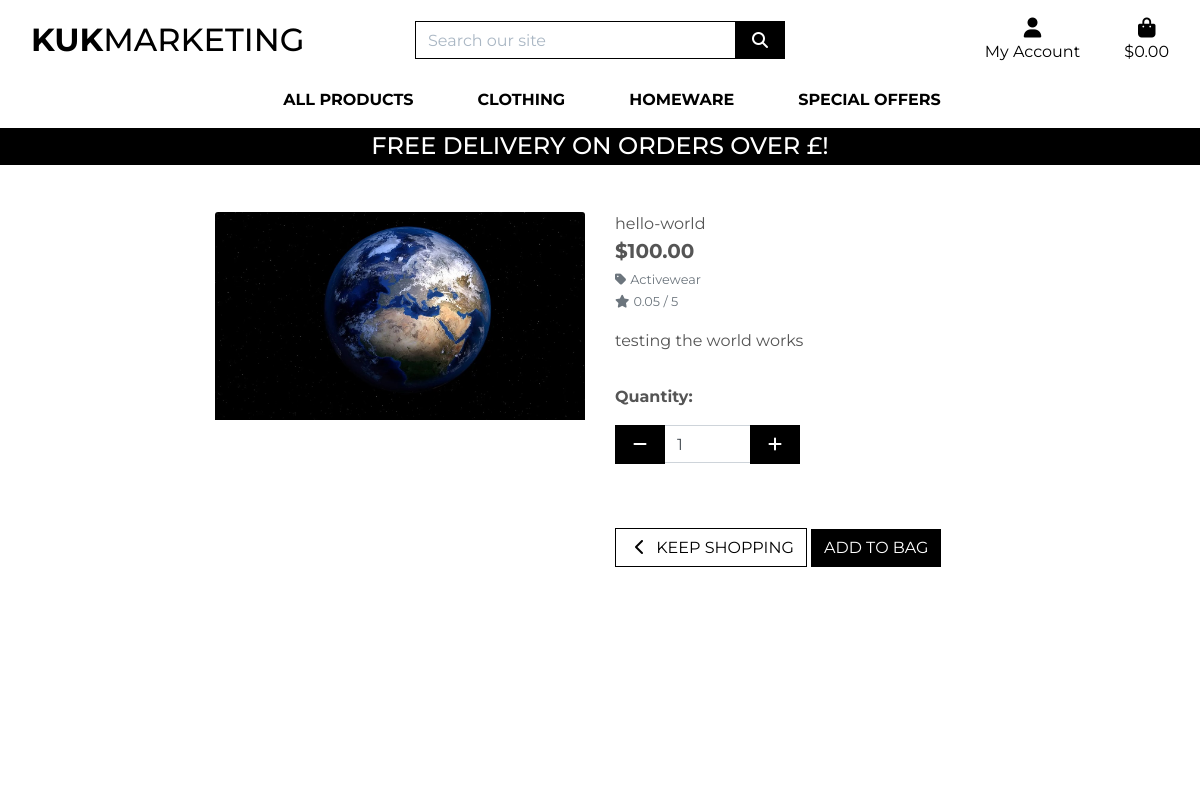
Page /products/187/ on the earlier database version.
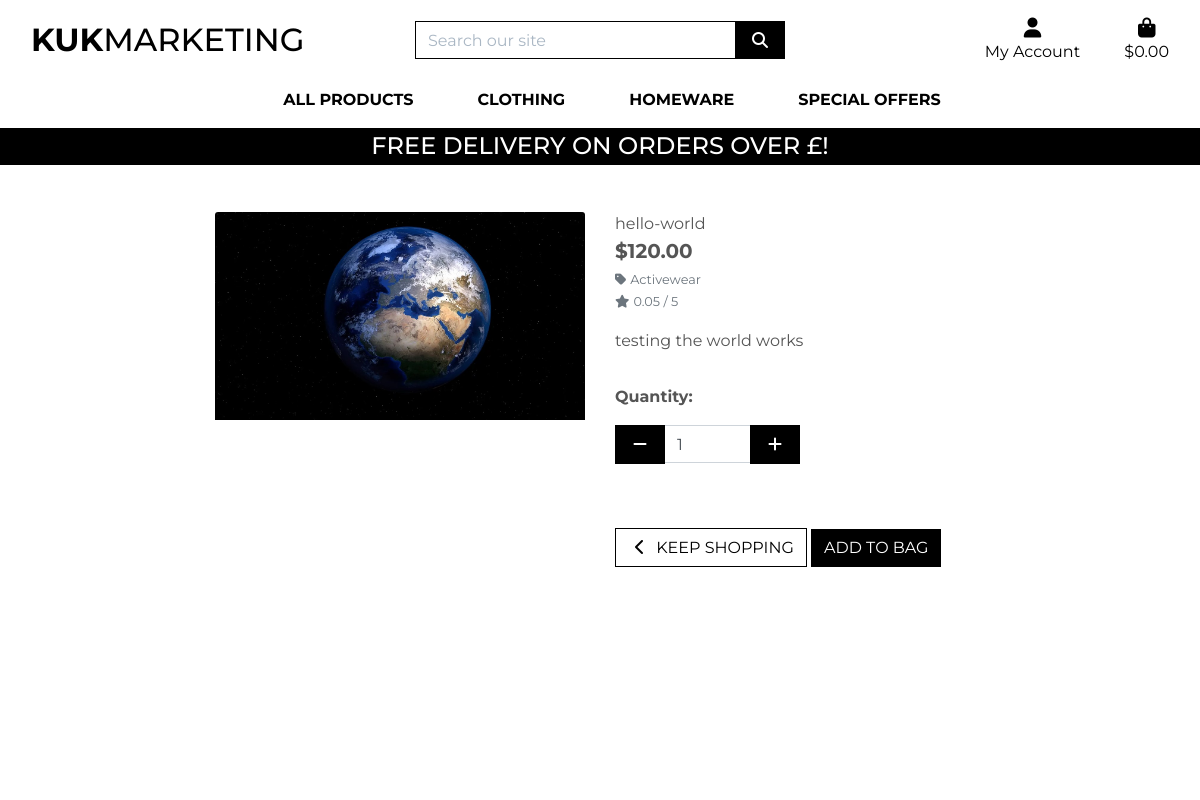
Same page on the later database version.
### products/models.py (models this page shows, shortened)
class Product(models.Model):
    category = models.ForeignKey('Category', null=True, blank=True, on_delete=models.SET_NULL)
    sku = models.CharField(max_length=254, null=True, blank=True)
    name = models.CharField(max_length=254)
    description = models.TextField()
    has_sizes = models.BooleanField(default=False, null=True, blank=True)
    price = models.DecimalField(max_digits=6, decimal_places=2)
    rating = models.DecimalField(max_digits=6, decimal_places=2, null=True, blank=True)
    image_url = models.URLField(max_length=1024, null=True, blank=True)
    image = models.ImageField(null=True, blank=True)

class Category(models.Model):
    class Meta:
        verbose_name_plural = 'Categories'
    name = models.CharField(max_length=254)
    friendly_name = models.CharField(max_length=254, null=True, blank=True)

### products/views.py (the view)
# urls.py: path('<int:product_id>/', views.product_detail, name='product_detail'),
def product_detail(request, product_id):
    product = get_object_or_404(Product, pk=product_id)
    context = {
        'product': product,
    }
    return render(request, 'products/product_detail.html', context)

### bag/contexts.py (called while the page is built, shortened)
def bag_contents(request):
    bag_items = []
    total = 0
    product_count = 0
    bag = request.session.get('bag', {})
    if total < settings.FREE_DELIVERY_THRESHOLD:
        delivery = total * Decimal(settings.STANDARD_DELIVERY_PERCENTAGE / 100)
        free_delivery_delta = settings.FREE_DELIVERY_THRESHOLD - total
    else:
        delivery = 0
        free_delivery_delta = 0
    grand_total = delivery + total
    context = {
        'bag_items': bag_items,
        'total': total,
        'product_count': product_count,
        'delivery': delivery,
        'free_delivery_delta': free_delivery_delta,
        'free_delivery_threshold': settings.FREE_DELIVERY_THRESHOLD,
        'grand_total': grand_total,
    }
    return context

### products/templates/products/product_detail.html (shortened to what the changed rows need)
{% extends "base.html" %}
{% load static %}
{% block content %}
    <div class="container-fluid">
        <div class="row">
            <div class="col-12 col-md-6 col-lg-4 offset-lg-2">
                <div class="image-container my-5">
                    {% if product.image %}
                        <a href="{{ product.image.url }}" target="_blank">
                            <img class="card-img-top img-fluid" src="{{ product.image.url }}" alt="{{ product.name }}">
                        </a>
                        {% else %}
                        <a href="">
                            <img class="card-img-top img-fluid" src="{{ MEDIA_URL }}noimage.png" alt="{{ product.name }}">
                        </a>
                    {% endif %}
                </div>
            </div>
            <div class="col-12 col-md-6 col-lg-4">
                <div class="product-details-container mb-5 mt-md-5">
                    <p class="mb-0">{{ product.name }}</p>
                    <p class="lead mb-0 text-left font-weight-bold">${{ product.price }}</p>
                    {% if product.category %}
                    <p class="small mt-1 mb-0">
                        <a class="text-muted" href="{% url 'products' %}?category={{ product.category.name }}">
                            <i class="fas fa-tag mr-1"></i>{{ product.category.friendly_name }}
                        </a>
                    </p>
                    {% endif %}
                    {% if product.rating %}
                        <small class="text-muted"><i class="fas fa-star mr-1"></i>{{ product.rating }} / 5</small>
                    {% else %}
                        <small class="text-muted">No Rating</small>
                    {% endif %}
                    <p class="mt-3">{{ product.description }}</p>
                    <form class="form" action="{% url 'add_to_bag' product.id %}" method="POST">
                        <div class="form-row">
                        </div>
                    </form>
                </div>
            </div>
        </div>
    </div>
{% endblock %}

Differences in the rows shown:
changed Product "hello-world": price "100.00" → "120.00"
